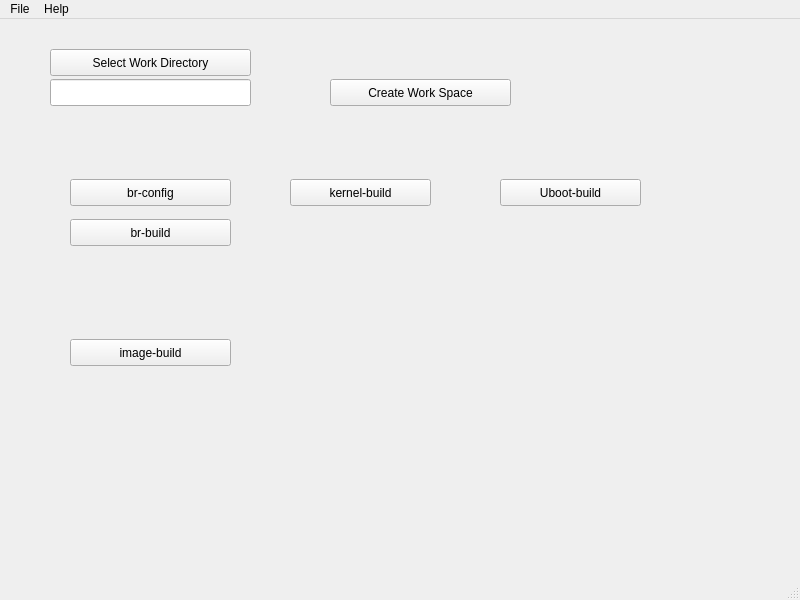
<?xml version="1.0" encoding="UTF-8"?>
<ui version="4.0">
 <class>MainWindow</class>
 <widget class="QMainWindow" name="MainWindow">
  <property name="geometry">
   <rect>
    <x>0</x>
    <y>0</y>
    <width>800</width>
    <height>600</height>
   </rect>
  </property>
  <property name="windowTitle">
   <string>MainWindow</string>
  </property>
  <widget class="QWidget" name="centralwidget">
   <widget class="QLineEdit" name="lineEdit_Work_Directory">
    <property name="geometry">
     <rect>
      <x>50</x>
      <y>60</y>
      <width>201</width>
      <height>27</height>
     </rect>
    </property>
   </widget>
   <widget class="QPushButton" name="pushButton_Create_Work_Space">
    <property name="geometry">
     <rect>
      <x>330</x>
      <y>60</y>
      <width>181</width>
      <height>27</height>
     </rect>
    </property>
    <property name="text">
     <string>Create Work Space</string>
    </property>
   </widget>
   <widget class="QPushButton" name="pushButton_Select_Work_Directory">
    <property name="geometry">
     <rect>
      <x>50</x>
      <y>30</y>
      <width>201</width>
      <height>27</height>
     </rect>
    </property>
    <property name="text">
     <string>Select Work Directory</string>
    </property>
   </widget>
   <widget class="QPushButton" name="pushButton_br_config">
    <property name="geometry">
     <rect>
      <x>70</x>
      <y>160</y>
      <width>161</width>
      <height>27</height>
     </rect>
    </property>
    <property name="text">
     <string>br-config</string>
    </property>
   </widget>
   <widget class="QPushButton" name="pushButton_br_build">
    <property name="geometry">
     <rect>
      <x>70</x>
      <y>200</y>
      <width>161</width>
      <height>27</height>
     </rect>
    </property>
    <property name="text">
     <string>br-build</string>
    </property>
   </widget>
   <widget class="QPushButton" name="pushButton_kernel_build">
    <property name="geometry">
     <rect>
      <x>290</x>
      <y>160</y>
      <width>141</width>
      <height>27</height>
     </rect>
    </property>
    <property name="text">
     <string>kernel-build</string>
    </property>
   </widget>
   <widget class="QPushButton" name="pushButton_uboot_build">
    <property name="geometry">
     <rect>
      <x>500</x>
      <y>160</y>
      <width>141</width>
      <height>27</height>
     </rect>
    </property>
    <property name="text">
     <string>Uboot-build</string>
    </property>
   </widget>
   <widget class="QPushButton" name="pushButton_image_build">
    <property name="geometry">
     <rect>
      <x>70</x>
      <y>320</y>
      <width>161</width>
      <height>27</height>
     </rect>
    </property>
    <property name="text">
     <string>image-build</string>
    </property>
   </widget>
  </widget>
  <widget class="QStatusBar" name="statusbar"/>
  <widget class="QMenuBar" name="menubar">
   <property name="geometry">
    <rect>
     <x>0</x>
     <y>0</y>
     <width>800</width>
     <height>24</height>
    </rect>
   </property>
   <widget class="QMenu" name="menuFile">
    <property name="title">
     <string>File</string>
    </property>
    <addaction name="separator"/>
   </widget>
   <widget class="QMenu" name="menuHelp">
    <property name="title">
     <string>Help</string>
    </property>
   </widget>
   <addaction name="menuFile"/>
   <addaction name="menuHelp"/>
  </widget>
 </widget>
 <resources/>
 <connections/>
</ui>
